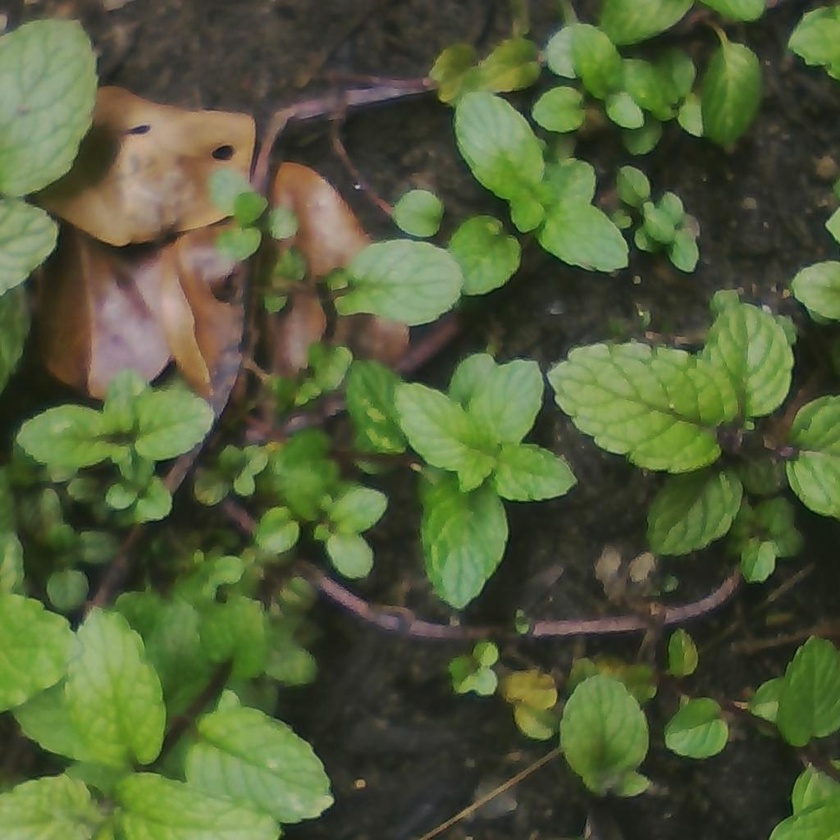
#> input picture 513106.jpg, 840 x 840 px, shrunk from 1024 x 1024 before the run
$ python increaseContrast.py
#> lines starting #> are read from the running program, lines starting #| are printed output that depends on the picture
import cv2

#-----Reading the image-----------------------------------------------------
img = cv2.imread('513106.jpg', 1)
#> img is the input picture: shape (840, 840, 3); mean B, G, R 57, 92.6, 81.7
cv2.imshow("img",img)

#-----Converting image to LAB Color model-----------------------------------
lab= cv2.cvtColor(img, cv2.COLOR_BGR2LAB)
#> lab: shape (840, 840, 3); mean of channels 0, 1, 2 94.3, 117.8, 146.4
#cv2.imshow("lab",lab)

#-----Splitting the LAB image to different channels-------------------------
l, a, b = cv2.split(lab)
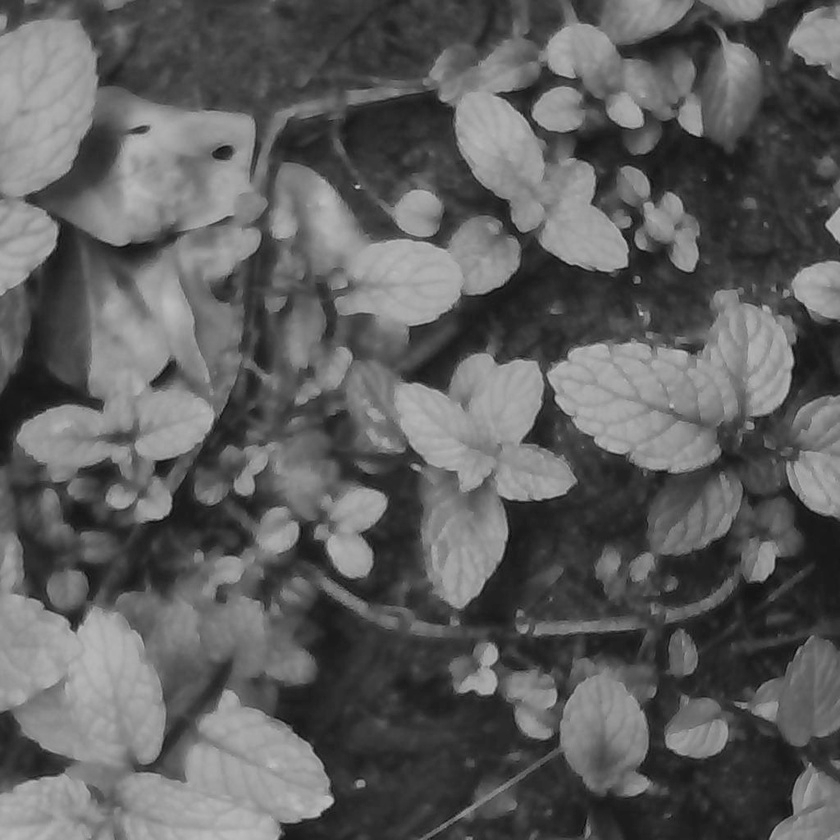
#> l: shape (840, 840); min 10, max 193, mean 94.3
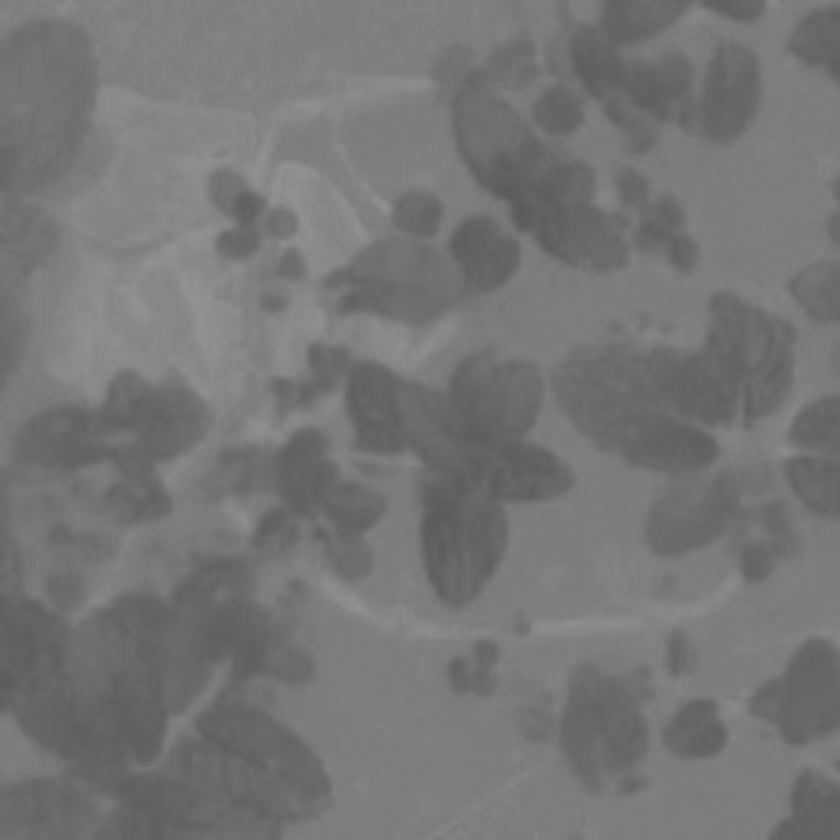
#> a: shape (840, 840); min 91, max 148, mean 117.8
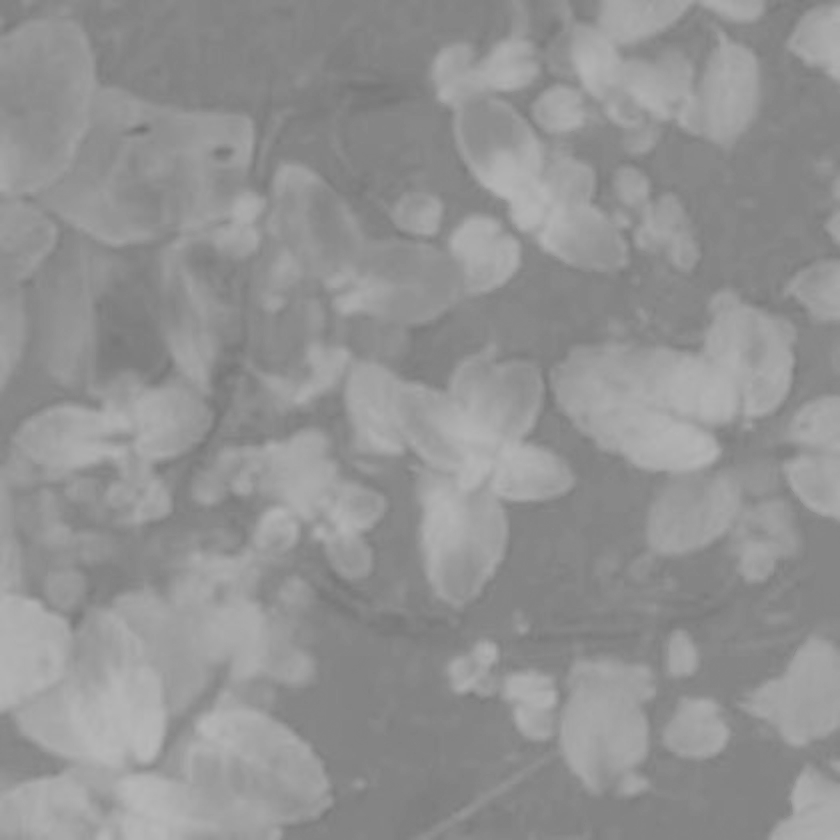
#> b: shape (840, 840); min 115, max 183, mean 146.4
#cv2.imshow('l_channel', l)
#cv2.imshow('a_channel', a)
#cv2.imshow('b_channel', b)

#-----Applying CLAHE to L-channel-------------------------------------------
clahe = cv2.createCLAHE(clipLimit=3.0, tileGridSize=(8,8))
cl = clahe.apply(l)
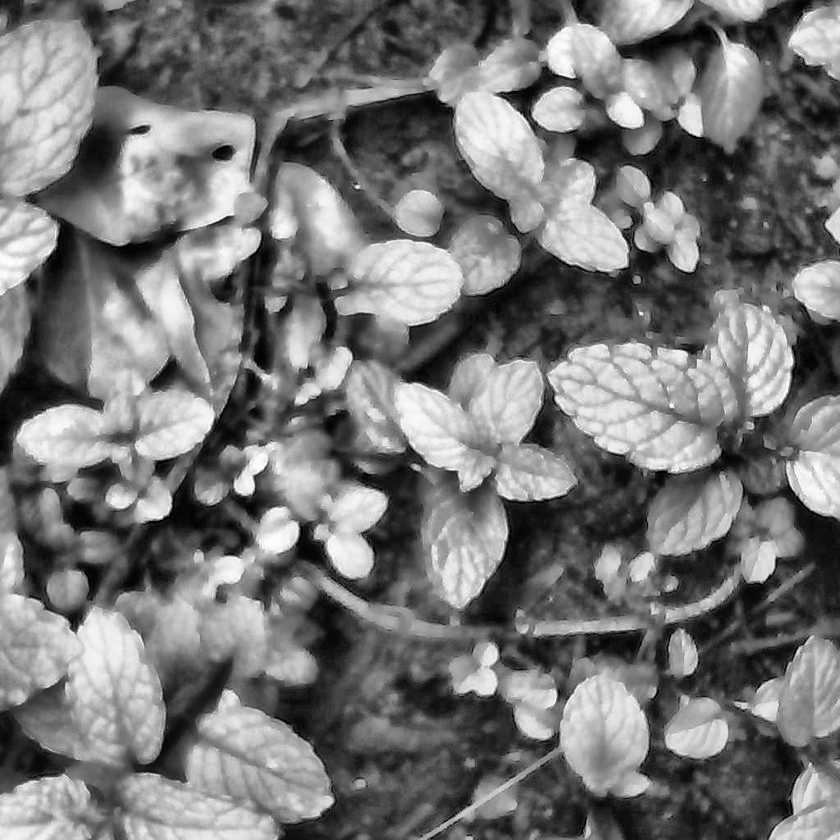
#> cl: shape (840, 840); min 0, max 254, mean 118.5
#cv2.imshow('CLAHE output', cl)

#-----Merge the CLAHE enhanced L-channel with the a and b channel-----------
limg = cv2.merge((cl,a,b))
#> limg: shape (840, 840, 3); mean of channels 0, 1, 2 118.5, 117.8, 146.4
#cv2.imshow('limg', limg)

#-----Converting image from LAB Color model to RGB model--------------------
final = cv2.cvtColor(limg, cv2.COLOR_LAB2BGR)
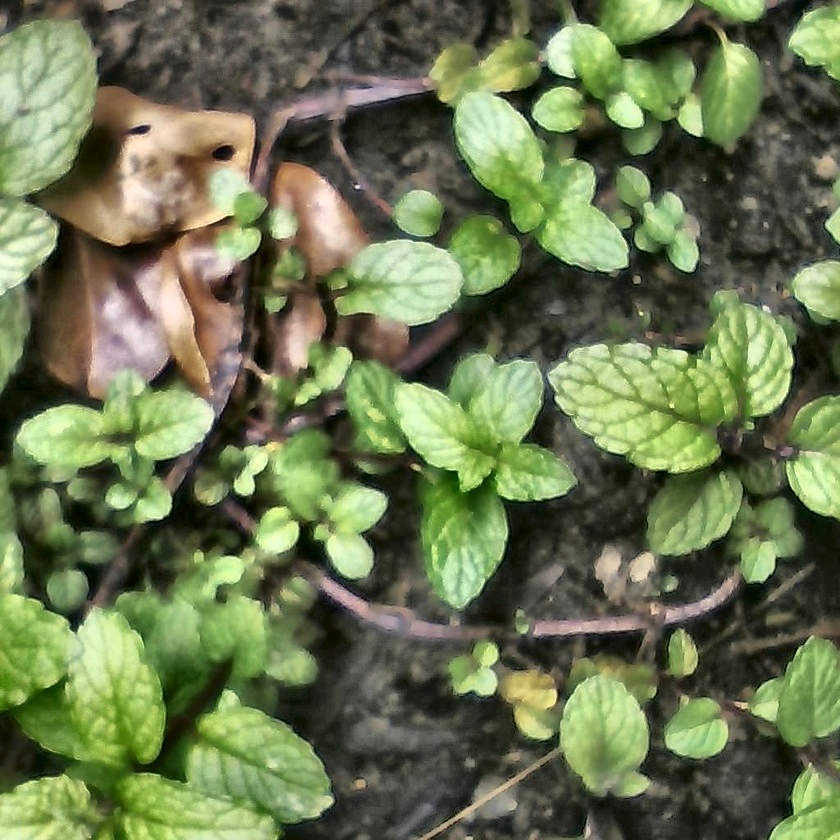
#> final: shape (840, 840, 3); mean B, G, R 80.5, 117.6, 106.5
cv2.imshow('final', final)
cv2.waitKey(0)

#_____END_____#
